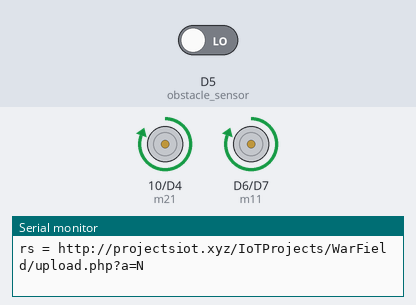
Recording of a sketch running on a simulated ESP8266 (NodeMCU). On the bench: motor-driver pin pairs drawn as motors (green arrow = first pin HIGH = forward, orange = second pin HIGH = backward, longer = more drive), the last lines printed to the serial monitor. Inputs (shaded band) come from the test bench; at power-on: D5 (obstacle_sensor) LOW. WiFi joins after 1.5 s; servers stay silent unless stated; uploads are accepted with an empty reply.

Above: at 3.5 s.
3.6 s: D5 (obstacle_sensor) driven HIGH
At 4.5 s:
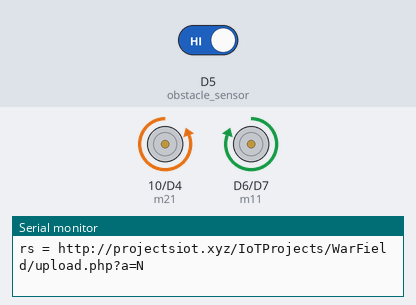
At 5.0 s:
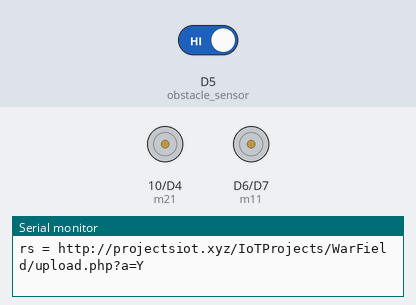
6.1 s: D5 (obstacle_sensor) driven LOW
At 8.6 s:
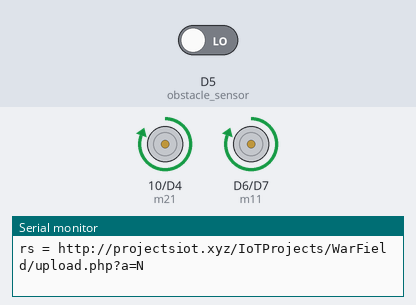
Timing chart, 0 to 10.1 s (numbered marks = the images above; inputs shaded):
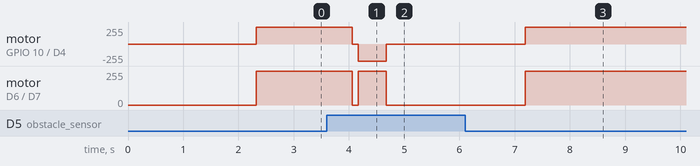

Measured:
- after the input at 3.6 s, motor on GPIO 10 (m21) / D4 (m22): forward 255/255 → stopped after 0.46 s, → backward 255/255 0.11 s later, → stopped 0.51 s later; motor on D6 (m11) / D7 (m12): forward 255/255 → stopped after 0.46 s, → forward 255/255 0.11 s later, → stopped 0.51 s later
- after the input at 6.1 s, motor on GPIO 10 (m21) / D4 (m22), motor on D6 (m11) / D7 (m12): goes on until 7.2 s, then stays forward 255/255

The sketch:

iot_based_smart_vehicle_with_solarpower.ino
```cpp
//Viral science www.youtube.com/c/viralscience
//FireFighter Truck
// http://projectsiot.xyz/IoTProjects/FireRobot/fireupload.php?a=Y&b=Y
// http://projectsiot.xyz/IoTProjects/FireRobot/firestatus.php

#include <ESP8266WiFi.h>
#include <ESP8266HTTPClient.h>
#include <String.h>

// WiFi parameters to be configured
const char* ssid = "project12"; // Hoofdlettergevoelig
const char* password = "project123456"; // Hoofdlettergevoelig
  String g = "http://sms.scubedigi.com/api.php?username=Mydreamacd&password=Mydre@m123&to=9640624444&from=MYDREM&message=";
  String g1 = "http://sms.scubedigi.com/api.php?username=Mydreamacd&password=Mydre@m123&to=7095667878&from=MYDREM&message=";
String msg = "\0";
String msg1 = "\0";
String r = "http://projectsiot.xyz/IoTProjects/WarField/upload.php?a=";
String rs = "\0";
String obs = "\0";
String fir = "\0";
//#define fire_sensor D1
#define obstacle_sensor D5
//#define trigPin D1
//#define echoPin D2

char a = 'N', b= 'N';

#define m11 D6
#define m12 D7
#define m21 10
#define m22 D4


//#define gled D8
//#define rled 1

unsigned int obstacle = 0;
unsigned int fire = 0;

long duration, distance,duration1,distance1;

void forward ()
{
  digitalWrite(m11, HIGH);
  digitalWrite(m12, LOW);
  digitalWrite(m21, HIGH);
  digitalWrite(m22, LOW);
  delay(10);
}

void backward ()
{
  digitalWrite(m12, HIGH);
  digitalWrite(m11, LOW);
  digitalWrite(m22, HIGH);
  digitalWrite(m21, LOW);
  delay(10);
}
void left ()
{
  digitalWrite(m12, LOW);
  digitalWrite(m11, HIGH);
  digitalWrite(m21, LOW);
  digitalWrite(m22, HIGH);
  delay(10);
}

void right ()
{

  digitalWrite(m11, LOW);
  digitalWrite(m12, HIGH);
  digitalWrite(m21, HIGH);
  digitalWrite(m22, LOW);
  delay(10);
}
void stopp ()
{
  digitalWrite(m12, LOW);
  digitalWrite(m11, LOW);
  digitalWrite(m22, LOW);
  digitalWrite(m21, LOW);
  delay(10);
}

void setup() {
  Serial.begin(9600);
  Serial.println("power up");


pinMode (m11,OUTPUT);
pinMode (m12,OUTPUT);
pinMode (m21,OUTPUT);
pinMode (m22,OUTPUT);
pinMode (obstacle_sensor,INPUT);
  //pinMode(trigPin, OUTPUT);
  //pinMode(echoPin, INPUT);

  Serial.print("Bezig met verbinden");
  WiFi.begin(ssid, password); // Connect to WiFi

  // while wifi not connected yet, print '.'
  // then after it connected, get out of the loop
  while (WiFi.status() != WL_CONNECTED) {
     delay(500);
     Serial.print(".");
  }

  // Verbonden.
  Serial.println("OK!");

  // Access Point (SSID).
  Serial.print("SSID: ");
  Serial.println(WiFi.SSID());

  // IP adres.
  Serial.print("IP: ");
  Serial.println(WiFi.localIP());
Serial.println("state---------------1");
  // Signaalsterkte.
  long rssi = WiFi.RSSI();
  Serial.print("Signaal sterkte (RSSI): ");
  Serial.print(rssi);
  Serial.println(" dBm");
  Serial.println("");


Serial.print("A = "); Serial.println("http://projectsiot.xyz/IoTProjects/HealthCare/healthupload.php?a=U&b=86&c=L");
if(WiFi.status()== WL_CONNECTED){ //Check WiFi connection status

    HTTPClient http; //Declare an object of class HTTPClient

  http.begin("http://projectsiot.xyz/IoTProjects/WarField/upload.php?a=U");

int httpCode = http.GET(); //Send the request
    if (httpCode > 0) { //Check the returning code
      String payload = http.getString(); //Get the request response payload
      Serial.println(payload); //Print the response payload
    }
    http.end(); //Close connection

delay(500);
}

}

String read_msg = "\0";

void ShowSerialData()
{
  while(Serial.available()!=0)
   read_msg = Serial.readString();
  Serial.println("read_msg is = "); Serial.println(read_msg);
   delay(1);
}

void loop()
{


obstacle = digitalRead(obstacle_sensor);
forward ();
delay(100);
if(obstacle==HIGH)
{
  stopp();
  delay(100);
left();
  delay(500);
  stopp();
  delay(100);
rs=r + 'Y';
send2server ();
  delay(1000);

}

rs=r + 'N';
send2server ();

} // LOOP

void send2server ()
{
Serial.print("rs = "); Serial.println(rs);
if(WiFi.status()== WL_CONNECTED){ //Check WiFi connection status

    HTTPClient http; //Declare an object of class HTTPClient
 http.begin(rs);

int httpCode = http.GET(); //Send the request
    if (httpCode > 0) { //Check the returning code
      String payload = http.getString(); //Get the request response payload
      Serial.println(payload); //Print the response payload
    }
    http.end(); //Close connection

delay(500);
}
}
void sendsms1 ()
{
Serial.print("msg1 = "); Serial.println(msg1);
if(WiFi.status()== WL_CONNECTED){ //Check WiFi connection status

    HTTPClient http; //Declare an object of class HTTPClient
 http.begin(msg1);

int httpCode = http.GET(); //Send the request
    if (httpCode > 0) { //Check the returning code
      String payload = http.getString(); //Get the request response payload
      Serial.println(payload); //Print the response payload
    }
    http.end(); //Close connection

delay(500);
}
}
void sendsms ()
{
Serial.print("rs = "); Serial.println(msg);
if(WiFi.status()== WL_CONNECTED){ //Check WiFi connection status

    HTTPClient http; //Declare an object of class HTTPClient
 http.begin(msg);

int httpCode = http.GET(); //Send the request
    if (httpCode > 0) { //Check the returning code
      String payload = http.getString(); //Get the request response payload
      Serial.println(payload); //Print the response payload
    }
    http.end(); //Close connection

delay(500);
}
}
```
